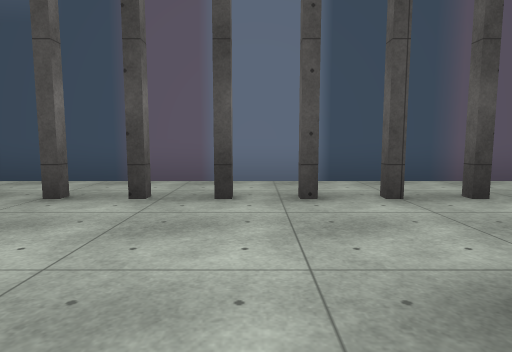
view 1 (above)

12 first-person views from a walk through a 3-D level made in the Unity game engine. The camera is 1.2 m above the floor, tilts 6° down and sees 75° across. The floor is counted in squares, 2 m on a side. Each view is taken from the middle of a square. On the plan, view 1 faces up. The plan holds only what a view shows up to about 10 squares ahead; the rest is blank. The place goes on beyond the plan. The player character is not drawn. Some surface patterns are stand-ins.

view 2
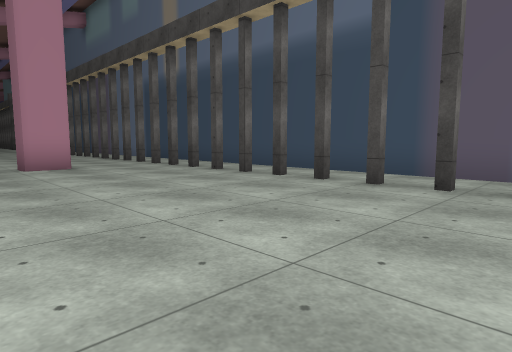

view 3
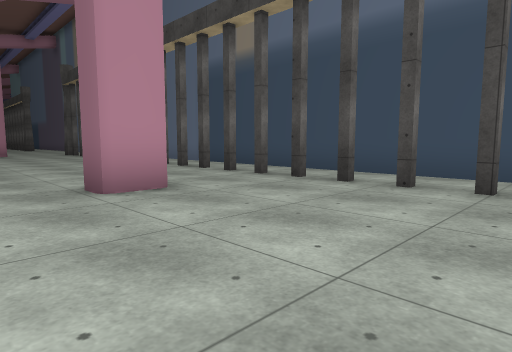

view 4
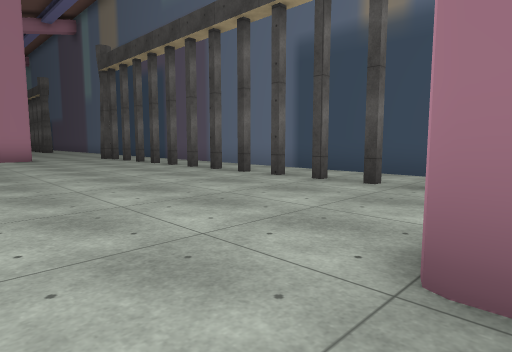

view 5
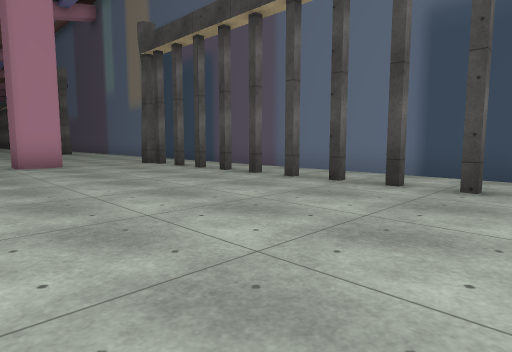

view 6
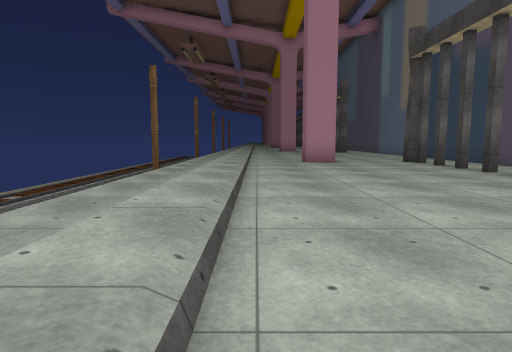

view 7
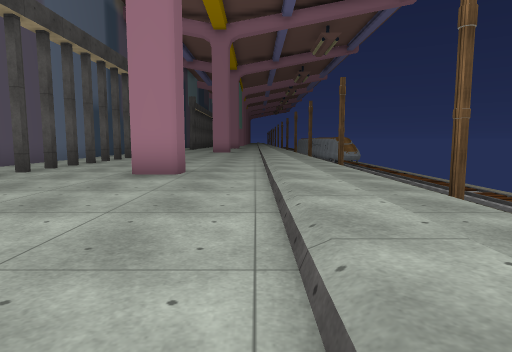

view 8
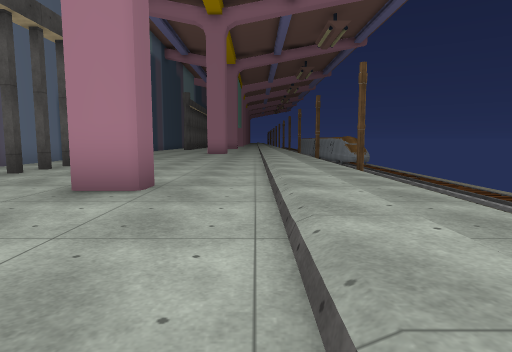

view 9
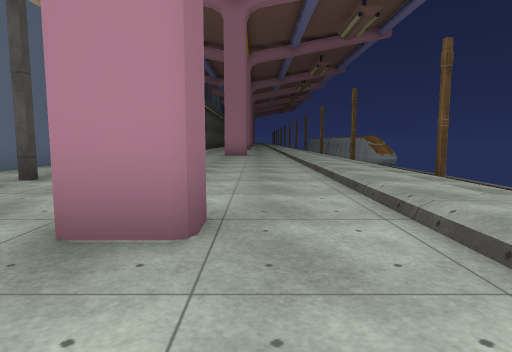

view 10
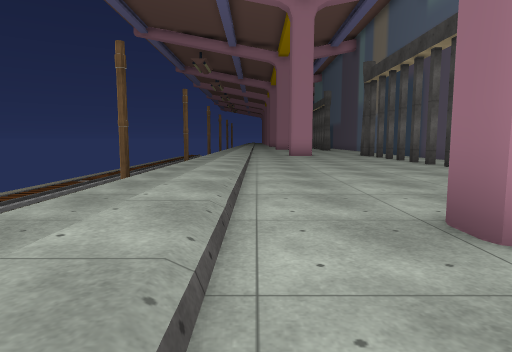

view 11
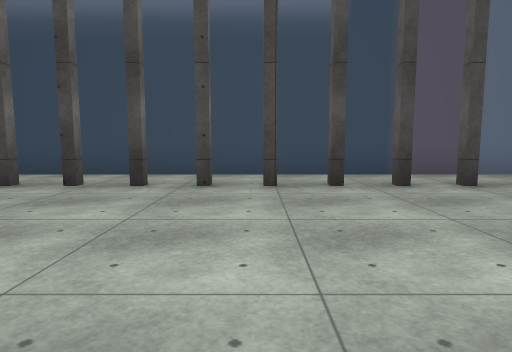

view 12
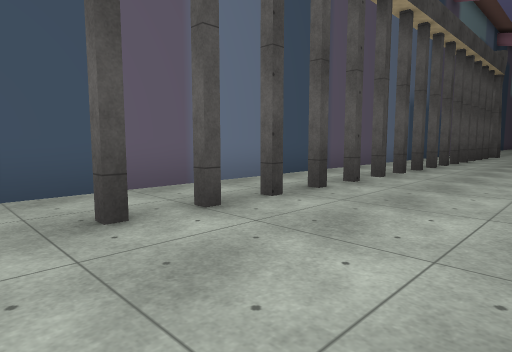

### Floor plan
Key: @ floor where view 1 was taken; # wall or solid block; x gap in a wall; . floor; / step, stairs or slope.
Columns run from 20 left of view 1 to 8 right of it. Each row starts with its distance up from view 1.
  6 #############################
  5  ///////////////////////////
  4 #../x/....../x/...../x/....
  3 #x....#....#...#...#...#...#
  2 ............................
  1 #...........#........#.......
  0 ....................@........
 -1 /////////////////////////////
 -2 //////////////  /////////////
 -3  ............    ...........

Positions as (right, up) in squares from view 1, and headings:
1: (0, 0), facing up
2: (0, -1), facing up-left
3: (-4, -1), facing up-left
4: (-8, -1), facing up-left
5: (-11, -1), facing up-left
6: (-10, -1), facing left
7: (-5, -1), facing right
8: (-3, -1), facing right
9: (-1, 0), facing right
10: (-6, -1), facing left
11: (-5, -1), facing up
12: (-4, 1), facing up-right
